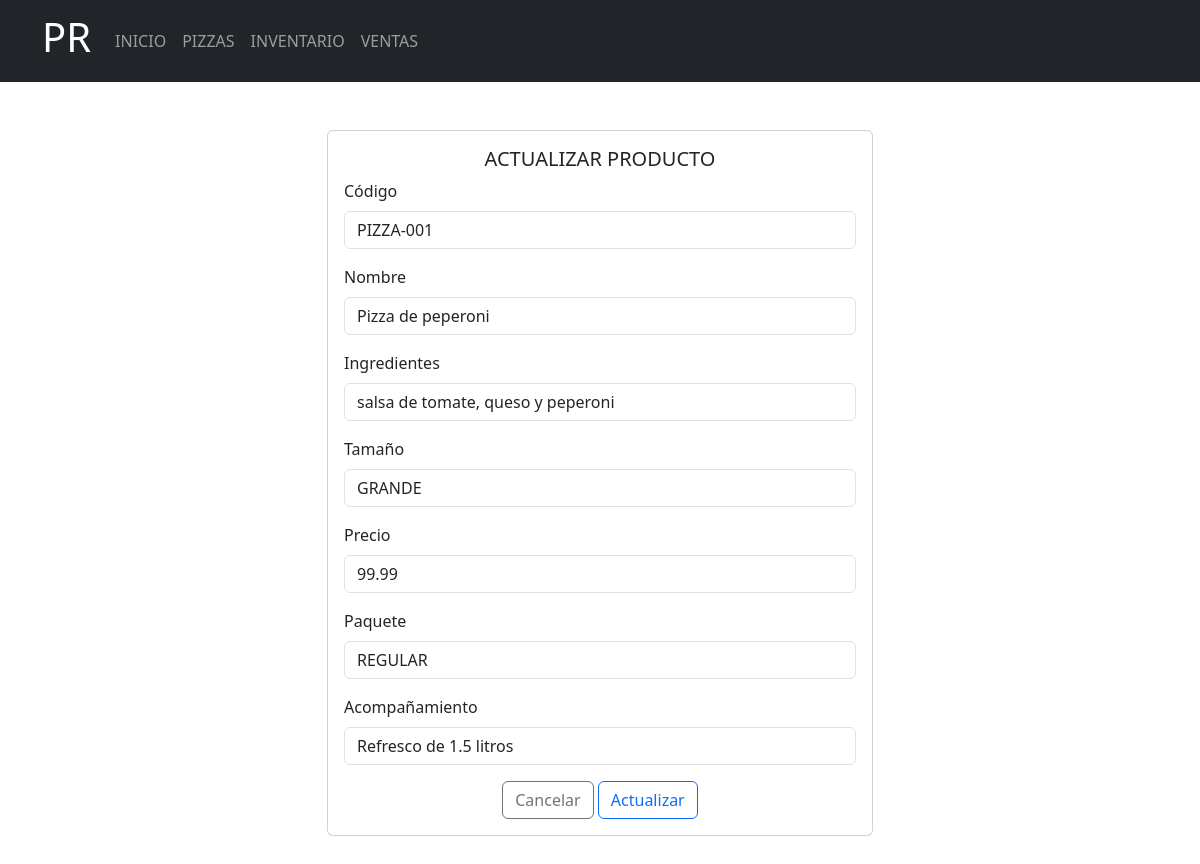
The app's page /Formularios/productos/actualizar.php?Id=1 with its own data.
### tables this page shows
CREATE TABLE `productos` (
  `idProducto` int(10) NOT NULL,
  `codigo` varchar(10) NOT NULL,
  `nombre_pizza` varchar(100) NOT NULL,
  `ingredientes` varchar(500) NOT NULL,
  `tamano` varchar(50) NOT NULL,
  `precio` decimal(10,2) NOT NULL,
  `tipo_paquete` varchar(100) NOT NULL,
  `acompanamiento` varchar(100) NOT NULL
);

### Formularios/productos/actualizar.php (the view, shortened to what this page needs)
<!doctype html>
<html lang="es">
<head>
    <link rel="stylesheet" href="<?php echo base_url; ?>css/bootstrap.min.css">
</head>
<body>
    <header>
        <nav class="navbar navbar-expand-lg bg-dark" data-bs-theme="dark">
            <div class="container">
                <a class="navbar-brand" href="<?php echo base_url; ?>">
                    <h1>PR</h1>
                </a>
                <div class="collapse navbar-collapse" id="mi-menu">
                    <ul class="navbar-nav">
                        <li class="nav-item">
                            <a class="nav-link" href="<?php echo base_url; ?>">INICIO</a>
                        </li>
                        <li class="nav-item">
                            <a class="nav-link" href="<?php echo base_url; ?>Formularios/productos/index.php">PIZZAS</a>
                        </li>
                        <li class="nav-item">
                            <a class="nav-link" href="<?php echo base_url; ?>Formularios/inventario/index.php">INVENTARIO</a>
                        </li>
                        <li class="nav-item">
                            <a class="nav-link" href="<?php echo base_url; ?>Formularios/ventas/index.php">VENTAS</a>
                        </li>
                    </ul>
                </div>
            </div>
        </nav>
    </header>
    <div class="container mt-5 mb-5">
        <div class="row justify-content-center">
            <div class="col-md-6">
                <div class="card">
                    <div class="card-body">
                        <h5 class="card-title text-center">ACTUALIZAR PRODUCTO</h5>
                        <form action="../../CRUDP/editarDatos.php" method="post">
                            <?php
                            include_once("../../config/conexion.php");
                            $sql = "SELECT * FROM productos WHERE idProducto =" . $_REQUEST['Id'];
                            $resultado = $conexion->query($sql);
                            $row = $resultado->fetch_assoc();
                            ?>
                            <div class="mb-3">
                                <label for="codigo" class="form-label">Código</label>
                                <input type="text" class="form-control" name="codigo" id="codigo" placeholder="Código" value="<?php echo $row['codigo'] ?>">
                            </div>
                            <div class="mb-3">
                                <label for="nombre_pizza" class="form-label">Nombre</label>
                                <input type="text" class="form-control" id="nombre_pizza" name="nombre_pizza" placeholder="Nombre de la pizza" value="<?php echo $row['nombre_pizza'] ?>">
                            </div>
                            <div class="mb-3">
                                <label for="ingredientes" class="form-label">Ingredientes</label>
                                <input type="text" class="form-control" name="ingredientes" id="ingredientes" placeholder="Ingredientes" value="<?php echo $row['ingredientes'] ?>">
                            </div>
                            <div class="mb-3">
                                <label for="tamano" class="form-label">Tamaño</label>
                                <input type="text" class="form-control" name="tamano" id="tamano" placeholder="Tamaño" value="<?php echo $row['tamano'] ?>">
                            </div>
                            <div class="mb-3">
                                <label for="precio" class="form-label">Precio</label>
                                <input type="text" class="form-control" name="precio" id="precio" placeholder="Precio" value="<?php echo $row['precio'] ?>">
                            </div>
                            <div class="mb-3">
                                <label for="tipo_paquete" class="form-label">Paquete</label>
                                <input type="text" class="form-control" name="tipo_paquete" id="tipo_paquete" placeholder="Tipo de paquete" value="<?php echo $row['tipo_paquete'] ?>">
                            </div>
                            <div class="mb-3">
                                <label for="acompanamiento" class="form-label">Acompañamiento</label>
                                <input type="text" class="form-control" name="acompanamiento" id="acompanamiento" placeholder="Acompañamiento" value="<?php echo $row['acompanamiento'] ?>">
                            </div>
                            <div class="text-center">
                                <a href="../productos/index.php" type="submit" class="btn btn-outline-secondary">Cancelar</a>
                                <button type="submit" class="btn btn-outline-primary">Actualizar</button>
                            </div>
                        </form>
                    </div>
                </div>
            </div>
        </div>
    </div>
</body>
</html>

### records on screen
productos: codigo "PIZZA-001", nombre_pizza "Pizza de peperoni", ingredientes "salsa de tomate, queso y peperoni", tamano "GRANDE", precio "99.99", tipo_paquete "REGULAR", acompanamiento "Refresco de 1.5 litros"
